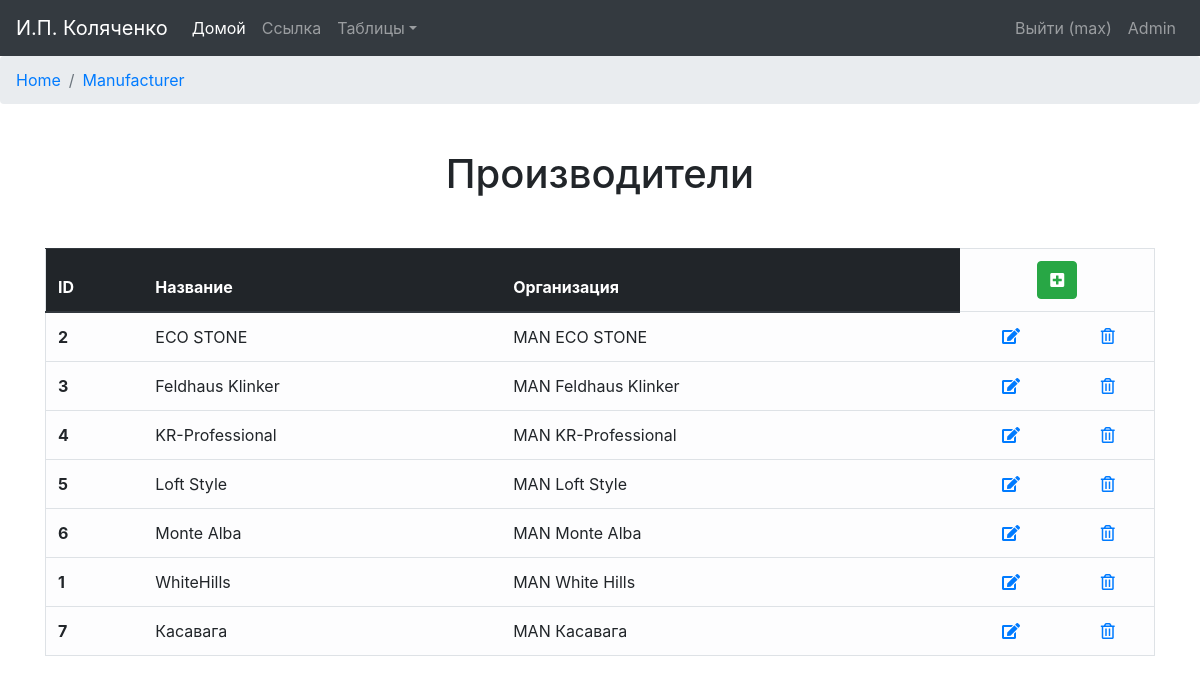
Page /manufacturer (signed in) on the earlier database version.
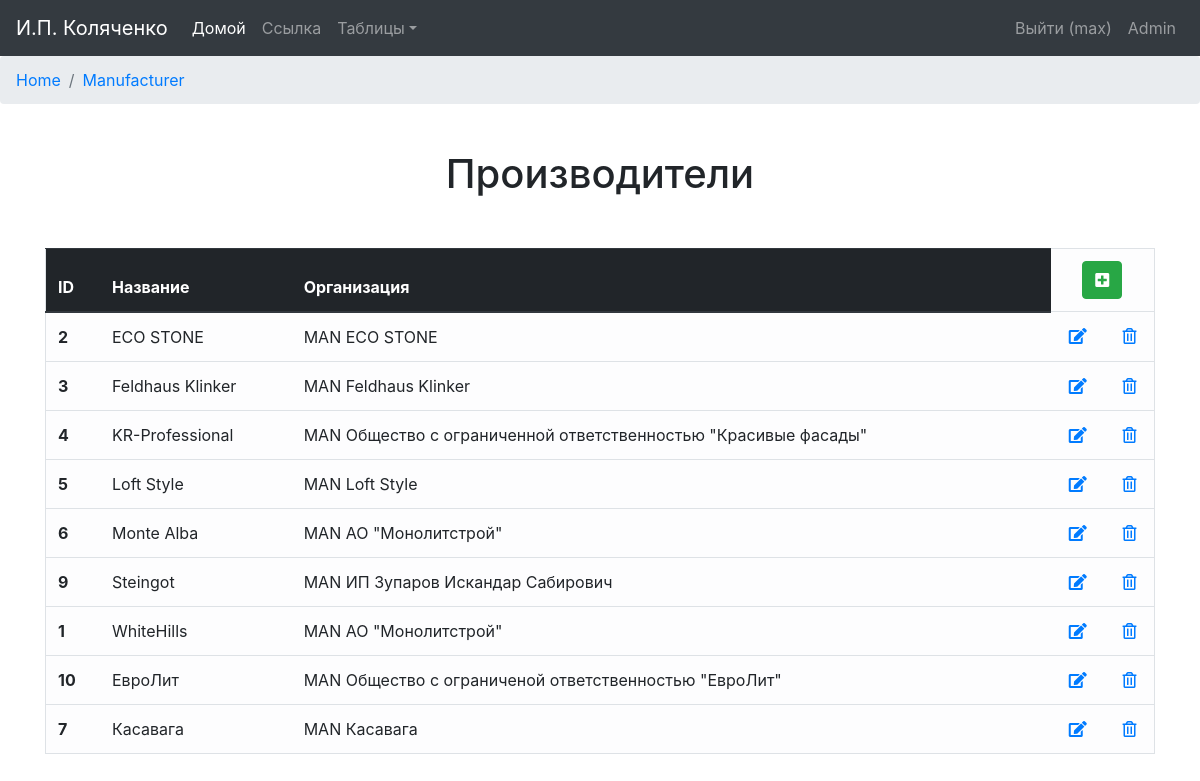
Same page on the later database version.
### orders/models.py (models this page shows, shortened)
class Manufacturer(models.Model):
    man_name = models.CharField('Название', max_length=64)
    man_org = models.ForeignKey(Organization)
    is_active = models.BooleanField(IS_ACTIVE, default=True)
    created = models.DateTimeField(CREATED, auto_now_add=True, auto_now=False)
    updated = models.DateTimeField(UPDATED, auto_now_add=False, auto_now=True)
    class Meta:
        verbose_name = 'Производитель'
        verbose_name_plural = 'Производители'
        ordering = ["man_name"]

class Organization(models.Model):
    NONE = 'NON'
    OWN = 'OWN'
    MANUFACTURER = 'MAN'
    PROVIDER = 'PRO'
    PARTNER = 'PRT'
    CLIENT = 'CLI'
    ORG_TYPES = (
        (NONE, 'Не указано'),
        (OWN, 'Компания-аватар'),
        (MANUFACTURER, 'Производитель'),
        (PROVIDER, 'Поставщик'),
        (PARTNER, 'Компания-партнёр'),
        (CLIENT, 'Компания-клиент'),
    )
    org_type = models.CharField('Тип организации', max_length=4, choices=ORG_TYPES, default=NONE)
    org_name = models.CharField('Название', max_length=64)
    org_phone = models.CharField('Телефон', max_length=48)
    org_email = models.CharField('E-mail', max_length=48, blank=True, null=True, default=None)
    org_website = models.CharField('Сайт', max_length=48, blank=True, null=True, default=None)
    org_contact_person = models.CharField('Контактное лицо', max_length=64, blank=True, null=True, default=None)
    org_INN = models.CharField('ИНН', max_length=12, blank=True, null=True, default=None)
    org_KPP = models.CharField('КПП', max_length=9, blank=True, null=True, default=None)
    org_OGRN = models.CharField('ОРГН', max_length=13, blank=True, null=True, default=None)
    org_OKPO = models.CharField('ОКПО', max_length=10, blank=True, null=True, default=None)
    org_checking_account = models.CharField('Расчётный счёт', max_length=20, blank=True, null=True, default=None)
    org_bank = models.ForeignKey(Bank, blank=True, null=True, default=None)
    is_active = models.BooleanField(IS_ACTIVE, default=True)
    created = models.DateTimeField(CREATED, auto_now_add=True, auto_now=False)
    updated = models.DateTimeField(UPDATED, auto_now_add=False, auto_now=True)
    def __str__(self):
        return "%s %s" % (self.org_type, self.org_name)
    class Meta:
        verbose_name = 'Организация'
        verbose_name_plural = 'Организации'

### orders/views.py (the view)
# urls.py: url(r'^manufacturer$', views.manufacturer_out, name='manufacturer_out'),
@login_required
def manufacturer_out(request):
    manufacturer_list = Manufacturer.objects.filter(is_active=True)
    manufacturer_verbose = Manufacturer._meta.verbose_name_plural
    return render(request, "Manufacturer/manufacturer_out.html", locals())

### orders/context_processors.py (called while the page is built)
def getting_username(request):
    username = auth.get_user(request).username
    return locals()

### templates/Manufacturer/manufacturer_out.html (shortened to what this page needs)
{% extends 'base.html' %}
{% block content %}
    <nav aria-label="breadcrumb">
        <ol class="breadcrumb">
            <li class="breadcrumb-item"><a href="{% url "home_page" %}">Home</a></li>
            <li class="breadcrumb-item active" aria-current="page"><a href="{% url "manufacturer_out" %}">Manufacturer</a></li>
        </ol>
    </nav>
    <div class="container">
        <h1 align="center" class="h1-out">{{ manufacturer_verbose }}</h1>
    </div>
    <div class="container out-container">
        <table class="table table-light border table-hover" align="center">
            <thead class="thead-dark">
            <tr>
                <th>ID</th>
                <th>Название</th>
                <th>Организация</th>
                <td colspan="2" align="center">
                    <form action="{% url "manufacturer_add" %}">
                        <button type="submit" class="btn btn-success" title="Добавить"><i
                                class="fas fa-plus-square"></i></button>
                    </form>
                </td>
            </tr>
            </thead>
            {% for manufacturer in manufacturer_list %}
                <tr>
                    <th>{{ manufacturer.id }}</th>
                    <td>{{ manufacturer.man_name }}</td>
                    <td>{{ manufacturer.man_org }}</td>
                    <td align="center"><a href="{% url "manufacturer_edit" manufacturer.id %}"><i class="fas fa-edit"
                                                                                                  title="Изменить"></i></a>
                    </td>
                    <td align="center"><a href="{% url "manufacturer_delete" manufacturer.id %}"><i
                            class="far fa-trash-alt" title="Удалить"></i></a></td>
                </tr>
            {% endfor %}
        </table>
    </div>
{% endblock %}

Differences in the rows shown:
changed through a linked row, Manufacturer "KR-Professional": man_org "MAN KR-Professional" → "MAN Общество с ограниченной ответственностью \"Красивые фасады\""
changed Manufacturer "Monte Alba": man_org "MAN Monte Alba" → "MAN АО \"Монолитстрой\""
added Manufacturer: id "9", man_name "Steingot", man_org "MAN ИП Зупаров Искандар Сабирович"
changed through a linked row, Manufacturer "WhiteHills": man_org "MAN White Hills" → "MAN АО \"Монолитстрой\""
added Manufacturer: id "10", man_name "ЕвроЛит", man_org "MAN Общество с ограниченой ответственностью \"ЕвроЛит\""
